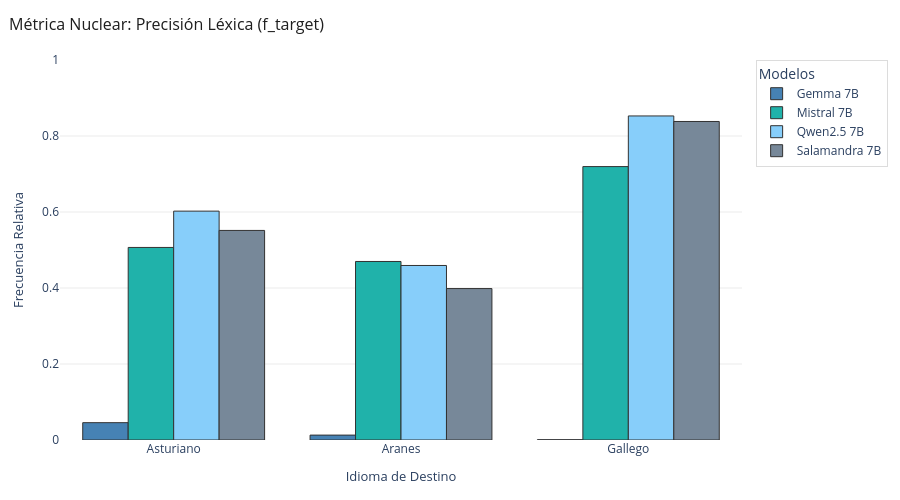
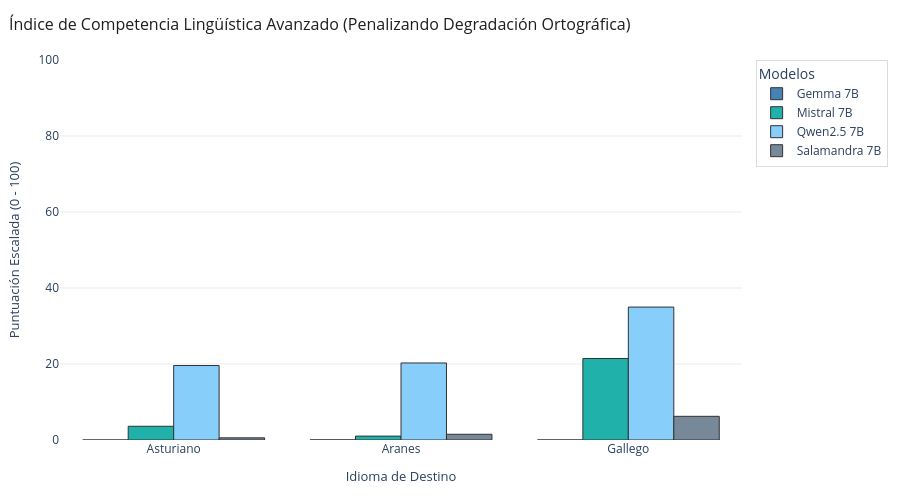

Notebook source saved alongside these figures, in order:
### Code cell
orden_idiomas = ["asturiano", "aranes", "gallego"]

# Gráfica 1: Tu métrica nuclear directa
generar_grafico_plotly(
    datos_globales=resultados_base,
    extractor="freq_target",
    titulo="Métrica Nuclear: Precisión Léxica (f_target)",
    ylabel="Frecuencia Relativa",
    ylim=(0, 1.0),
    idiomas_orden=orden_idiomas,
    output_path="1_calidad_freq_target.html" # Puedes guardarlo en HTML interactivo
)

# Gráfica 2: El nuevo índice refinado con penalización por errores nuevos
generar_grafico_plotly(
    datos_globales=resultados_base,
    extractor=calcular_indice_competencia_avanzado,
    titulo="Índice de Competencia Lingüística Avanzado (Penalizando Degradación Ortográfica)",
    ylabel="Puntuación Escalada (0 - 100)",
    ylim=(0, 100),
    idiomas_orden=orden_idiomas,
    output_path="2_competencia_global_avanzado.html"
)

### Figure 1 — Plotly figure (JSON) as saved in the notebook; plotly's stock layout.template omitted (floating-point values rounded to 4 significant figures)
{"data": [{"hovertemplate": "<b>Gemma 7B</b><br>Idioma: %{x}<br>Frecuencia Relativa: %{y}<extra></extra>", "marker": {"color": "#4682B4", "line": {"color": "rgb(50,50,50)", "width": 1}}, "name": "Gemma 7B", "type": "bar", "x": ["Asturiano", "Aranes", "Gallego"], "y": [0.0456, 0.0129, 0.0007]}, {"hovertemplate": "<b>Mistral 7B</b><br>Idioma: %{x}<br>Frecuencia Relativa: %{y}<extra></extra>", "marker": {"color": "#20B2AA", "line": {"color": "rgb(50,50,50)", "width": 1}}, "name": "Mistral 7B", "type": "bar", "x": ["Asturiano", "Aranes", "Gallego"], "y": [0.5067, 0.4698, 0.7195]}, {"hovertemplate": "<b>Qwen2.5 7B</b><br>Idioma: %{x}<br>Frecuencia Relativa: %{y}<extra></extra>", "marker": {"color": "#87CEFA", "line": {"color": "rgb(50,50,50)", "width": 1}}, "name": "Qwen2.5 7B", "type": "bar", "x": ["Asturiano", "Aranes", "Gallego"], "y": [0.6023, 0.4593, 0.8528]}, {"hovertemplate": "<b>Salamandra 7B</b><br>Idioma: %{x}<br>Frecuencia Relativa: %{y}<extra></extra>", "marker": {"color": "#778899", "line": {"color": "rgb(50,50,50)", "width": 1}}, "name": "Salamandra 7B", "type": "bar", "x": ["Asturiano", "Aranes", "Gallego"], "y": [0.5515, 0.3985, 0.8382]}], "layout": {"barmode": "group", "height": 500, "legend": {"bordercolor": "rgb(220,220,220)", "borderwidth": 1, "title": {"text": "Modelos"}}, "margin": {"b": 60, "l": 60, "r": 40, "t": 60}, "paper_bgcolor": "white", "plot_bgcolor": "white", "title": {"font": {"color": "rgb(30,30,30)", "size": 16}, "text": "Métrica Nuclear: Precisión Léxica (f_target)", "x": 0.01}, "width": 900, "xaxis": {"tickfont": {"size": 12}, "title": {"font": {"size": 13}, "text": "Idioma de Destino"}}, "yaxis": {"gridcolor": "rgb(235,235,235)", "range": [0, 1], "tickfont": {"size": 12}, "title": {"font": {"size": 13}, "text": "Frecuencia Relativa"}}}}

### Figure 2 — Plotly figure (JSON) as saved in the notebook; plotly's stock layout.template omitted (floating-point values rounded to 4 significant figures)
{"data": [{"hovertemplate": "<b>Gemma 7B</b><br>Idioma: %{x}<br>Puntuación Escalada (0 - 100): %{y}<extra></extra>", "marker": {"color": "#4682B4", "line": {"color": "rgb(50,50,50)", "width": 1}}, "name": "Gemma 7B", "type": "bar", "x": ["Asturiano", "Aranes", "Gallego"], "y": [0, 0.028, 0.0061]}, {"hovertemplate": "<b>Mistral 7B</b><br>Idioma: %{x}<br>Puntuación Escalada (0 - 100): %{y}<extra></extra>", "marker": {"color": "#20B2AA", "line": {"color": "rgb(50,50,50)", "width": 1}}, "name": "Mistral 7B", "type": "bar", "x": ["Asturiano", "Aranes", "Gallego"], "y": [3.612, 1.022, 21.45]}, {"hovertemplate": "<b>Qwen2.5 7B</b><br>Idioma: %{x}<br>Puntuación Escalada (0 - 100): %{y}<extra></extra>", "marker": {"color": "#87CEFA", "line": {"color": "rgb(50,50,50)", "width": 1}}, "name": "Qwen2.5 7B", "type": "bar", "x": ["Asturiano", "Aranes", "Gallego"], "y": [19.6, 20.27, 34.98]}, {"hovertemplate": "<b>Salamandra 7B</b><br>Idioma: %{x}<br>Puntuación Escalada (0 - 100): %{y}<extra></extra>", "marker": {"color": "#778899", "line": {"color": "rgb(50,50,50)", "width": 1}}, "name": "Salamandra 7B", "type": "bar", "x": ["Asturiano", "Aranes", "Gallego"], "y": [0.567, 1.507, 6.232]}], "layout": {"barmode": "group", "height": 500, "legend": {"bordercolor": "rgb(220,220,220)", "borderwidth": 1, "title": {"text": "Modelos"}}, "margin": {"b": 60, "l": 60, "r": 40, "t": 60}, "paper_bgcolor": "white", "plot_bgcolor": "white", "title": {"font": {"color": "rgb(30,30,30)", "size": 16}, "text": "Índice de Competencia Lingüística Avanzado (Penalizando Degradación Ortográfica)", "x": 0.01}, "width": 900, "xaxis": {"tickfont": {"size": 12}, "title": {"font": {"size": 13}, "text": "Idioma de Destino"}}, "yaxis": {"gridcolor": "rgb(235,235,235)", "range": [0, 100], "tickfont": {"size": 12}, "title": {"font": {"size": 13}, "text": "Puntuación Escalada (0 - 100)"}}}}
